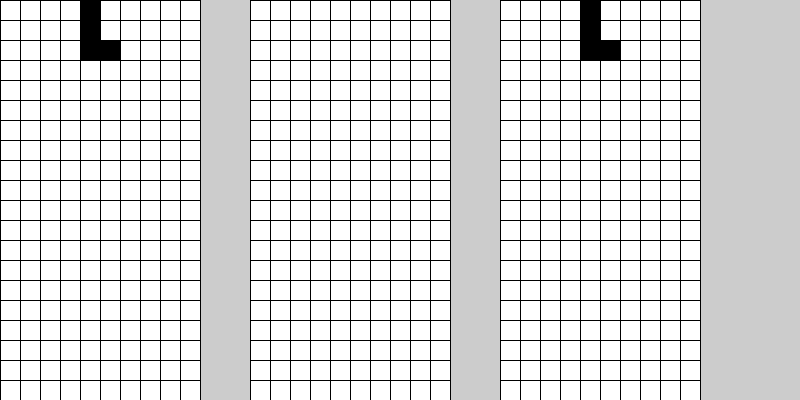
Frame 1 (no input)
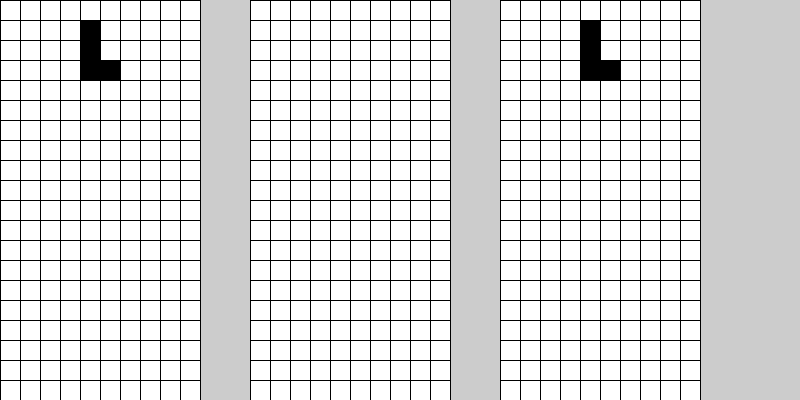
Frame 60 (the mouse pressed at the canvas centre just before this capture)
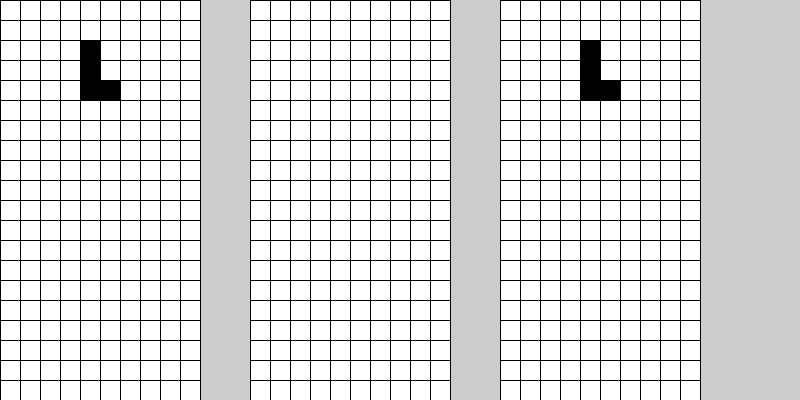
Frame 120 (the mouse held since frame 60 and released just before this capture)

The Processing sketch that drew these frames (run headless with seeded random() and noise(); from frame 60 on, the mouse is pressed at the canvas centre):

// Processing sketch: New_start
// ── New_start.pde
int Xrow = 10;
int Yrow = 20;
int timer = 0;
boolean Rightpressed;
boolean Leftpressed;
boolean Spacebarpressed = false;
boolean BlockScreen = false;
boolean[][] myArray = new boolean[Xrow][Yrow];
boolean[][] myMove = new boolean[Xrow][Yrow];
boolean[][] Testmove = new boolean[Xrow][Yrow];
Tetris Tetris = new Tetris();
void Grid() {

  for (int i = 0; i < Xrow; i++) {
    for (int j = 0; j < Yrow; j++) {
      int Xrect = i * 20;
      int Yrect = j * 20;
      if (!myMove[i][j]) {
        fill(255);
        rect(Xrect, Yrect, 20, 20);
        // creates the white squares if false
      } else if (myMove[i][j]) {

        fill(0);
        rect(Xrect, Yrect, 20, 20);
        // creates the black squares if its true
      }
    }
  }
}
void Grid2() {

  for (int i = 0; i < Xrow; i++) {
    for (int j = 0; j < Yrow; j++) {
      int Xrect = i * 20 +250;
      int Yrect = j * 20;
      if (!Testmove[i][j]) {
        fill(255);
        rect(Xrect, Yrect, 20, 20);
        // creates the white squares if false
      } else if (Testmove[i][j]) {

        fill( 0);
        rect(Xrect, Yrect, 20, 20);
        // creates the black squares if its true
      }
    }
  }
}
void Grid3() {

  for (int i = 0; i < Xrow; i++) {
    for (int j = 0; j < Yrow; j++) {
      int Xrect = i  * 20 + 500;
      int Yrect = j * 20;
      if (!myArray[i][j]) {
        fill(255);
        rect(Xrect, Yrect, 20, 20);
        // creates the white squares if false
      } else if (myArray[i][j]) {

        fill( 0);
        rect(Xrect, Yrect, 20, 20);
        // creates the black squares if its true
      }
    }
  }
}
void setup()
{
  frameRate(200);
  size(800, 400);
}
void draw()
{
  timer++;
  println(timer);
  Tetris.create();
  Tetris.check();
  Tetris.fall();
  Tetris.sync();
  Grid();
  Grid2();
  Grid3();
}
class Tetris {
  void create() {
    for (int i = 9; i >=0; i--) {
      if (!Testmove[i][0]) {
        if (!BlockScreen) {
          int Ran= int(random(0, 7));
          Ran = 0;
          if (Ran == 0)
          {
            myMove[4][0]= true;
            myMove[4][1]= true;
            myMove[4][2] = true;

            myMove[5][2] = true;
            BlockScreen = true;
          }
        }
      } else {
        println("game over");
        stop();
      }
    }
  }
  void fall()
  {
    if (timer == 60)
    {
      for (int i = 9; i >=0; i--) {
        for (int j = 19; j>= 0; j--) {


          if (j<19 &&!Testmove[i][j+1] && myMove[i][j])
          {
            myMove[i][j] = false;
            myMove[i][j+1] = true;
          } else {
          }
        }
      }
      timer = 0;
    }
  }
  void sync() {
    for (int i = 9; i >=0; i--) {
      for (int j = 19; j>= 0; j--) {
        if (myMove[i][j] == true) {
          myArray[i][j] = true;
        } else {
          myArray[i][j] = false;
        }
        if (Testmove[i][j] == true) {
          myArray[i][j] = true;
        }
      }
    }
  }
  void check() {
    for (int i = 9; i >=0; i--) {
      for (int j = 19; j>= 0; j--) {
        if ((j==19 || Testmove[i][j+1]) && myMove[i][j])
        {
          for (int x = 0; x < 10; x++) {
            for (int y = 0; y < 20; y++) {
              if (myMove[x][y]) {
                Testmove[x][y]= true;
              }
              myMove[x][y]= false;
            }
          }
          BlockScreen = false;
        }
      }
    }
  }}
